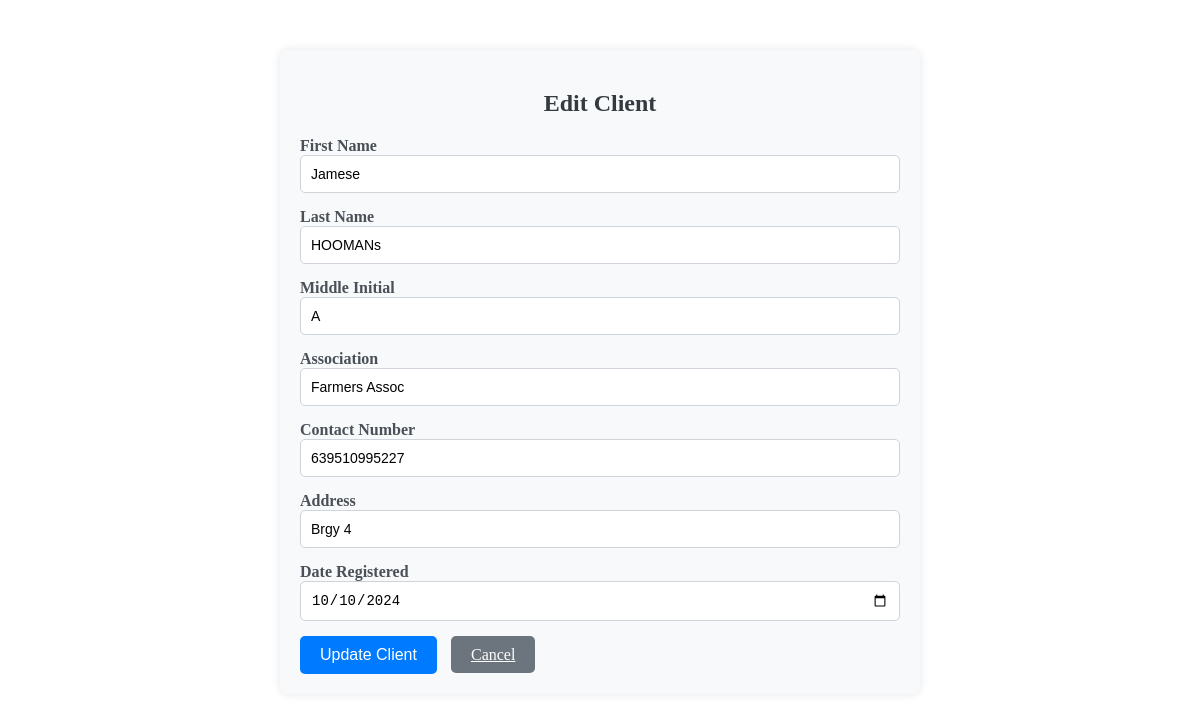
Before: /Edits/edit_client.php?client_id=13 with the older database file.
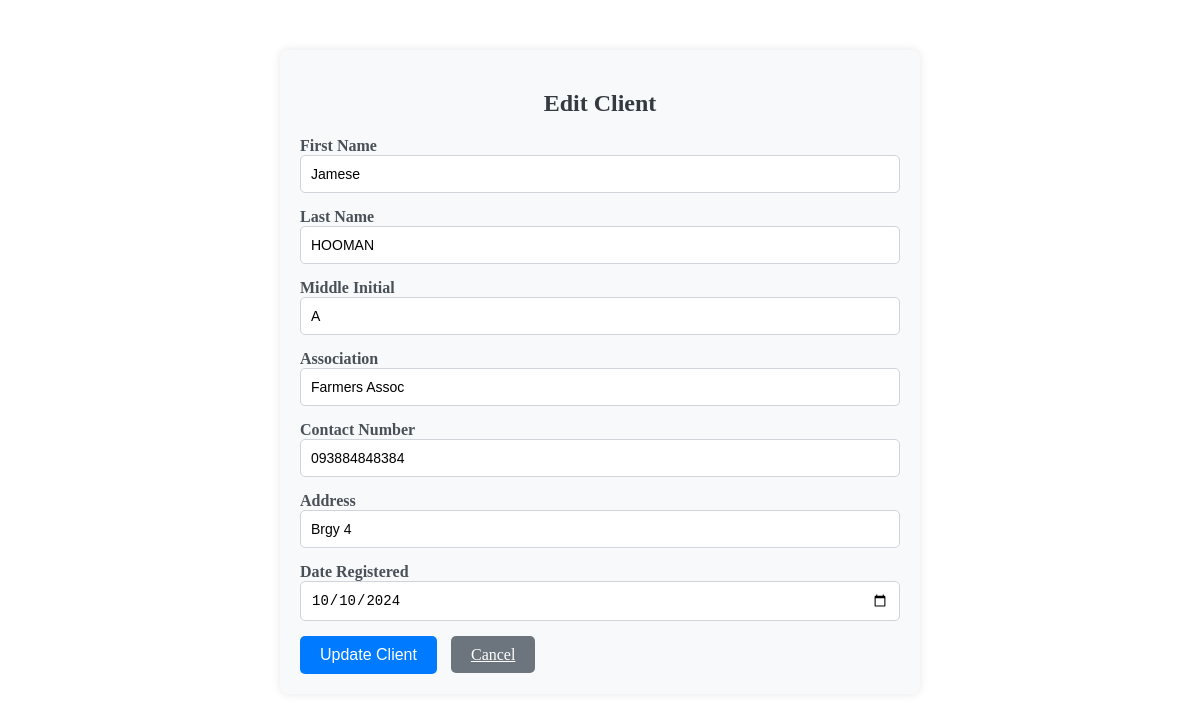
After: the same page with the newer database file.
### tables this page shows
CREATE TABLE `client` (
  `CLIENT_ID` int(11) NOT NULL,
  `FNAME` varchar(150) NOT NULL,
  `LNAME` varchar(140) NOT NULL,
  `MIDINITIAL` varchar(150) NOT NULL,
  `ASSOCIATION` varchar(255) NOT NULL,
  `CONTACT_NO` varchar(255) NOT NULL,
  `ADDRESS` varchar(150) NOT NULL,
  `DATE_REGISTERED` date NOT NULL
);

### Edits/edit_client.php (the view, shortened to what this page needs)
<?php
require("../connection/connection.php");
if (isset($_GET['client_id'])) {
    $client_id = $_GET['client_id'];
    $stmt = $con->prepare("SELECT * FROM client WHERE CLIENT_ID = ?");
    $stmt->bind_param("i", $client_id);
    $stmt->execute();
    $result = $stmt->get_result();
    $client = $result->fetch_assoc();
} else {
    echo "No client selected.";
    exit;
}
?>
<!DOCTYPE html>
<html lang="en">
<head>
</head>
<body>
<div class="container">
    <h2>Edit Client</h2>
    <form action="" method="POST">
        <div class="form-group">
            <label for="InputFNAME">First Name</label>
            <input type="text" name="FNAME" class="form-control" id="InputFNAME" value="<?php echo $client['FNAME']; ?>" required>
        </div>
        <div class="form-group">
            <label for="InputLNAME">Last Name</label>
            <input type="text" name="LNAME" class="form-control" id="InputLNAME" value="<?php echo $client['LNAME']; ?>" required>
        </div>
        <div class="form-group">
            <label for="InputMIDINITIAL">Middle Initial</label>
            <input type="text" name="MIDINITIAL" class="form-control" id="InputMIDINITIAL" value="<?php echo $client['MIDINITIAL']; ?>">
        </div>
        <div class="form-group">
            <label for="InputASSOCIATION">Association</label>
            <input type="text" name="ASSOCIATION" class="form-control" id="InputASSOCIATION" value="<?php echo $client['ASSOCIATION']; ?>">
        </div>
        <div class="form-group">
            <label for="InputCONTACT_NO">Contact Number</label>
            <input type="text" name="CONTACT_NO" class="form-control" id="InputCONTACT_NO" value="<?php echo $client['CONTACT_NO']; ?>" required>
        </div>
        <div class="form-group">
            <label for="InputADDRESS">Address</label>
            <input type="text" name="ADDRESS" class="form-control" id="InputADDRESS" value="<?php echo $client['ADDRESS']; ?>" required>
        </div>
        <div class="form-group">
            <label for="InputDATE_REGISTERED">Date Registered</label>
            <input type="date" name="DATE_REGISTERED" class="form-control" id="InputDATE_REGISTERED" value="<?php echo $client['DATE_REGISTERED']; ?>" required>
        </div>
        <button type="submit" name="btn-updateclient" class="btn btn-primary">Update Client</button>
        <a href="index.php?page=Clientlist" class="btn btn-secondary">Cancel</a>
    </form>
</div>
</body>
</html>

Changed rows visible on the page:
changed client "Jamese": LNAME "HOOMANs" → "HOOMAN"; CONTACT_NO "639510995227" → "093884848384"
